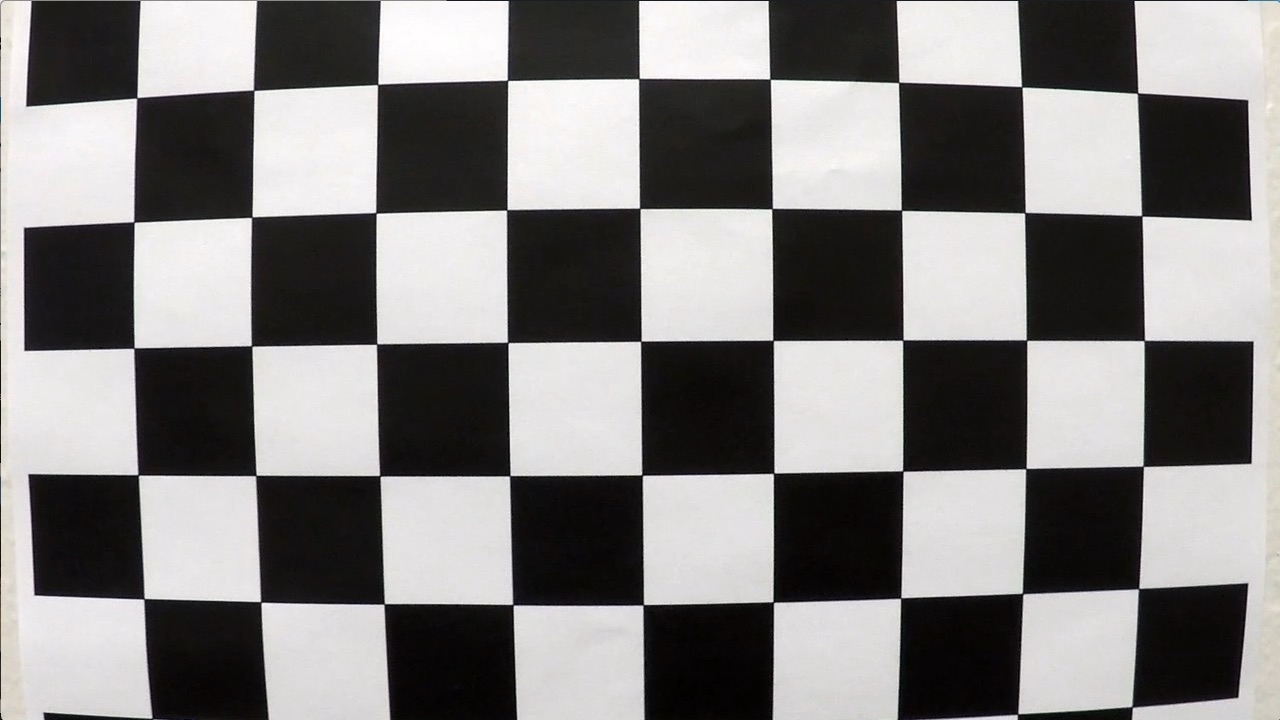
#> input picture camera_cal/calibration1.jpg, 1280 x 720 px
$ python advanced_lane_detection.py   (older library calls are emulated)
#> lines starting #> are read from the running program, lines starting #| are printed output that depends on the picture; after the words box and inside, x2 and y2 are one past the last pixel; in counts of white or black regions, pixels touching at a corner belong together

# coding: utf-8

# In[1]:


import numpy as np
import cv2
import matplotlib.pyplot as plt
import matplotlib.image as mpimg
import glob

#get_ipython().magic('matplotlib qt')


# In[2]:


# Calibrate the camera for the given horozontal and vertical grid points
# Look at all of the images in the given folder to calibrate the camera
# Returns:
#       - mtx, dist points used in cv2.calibrateCamera

def calibCamera(nX, nY, folderName):
    # prepare object points, like (0,0,0), (1,0,0), (2,0,0) ....,(6,5,0)
#> called with nX = 9, nY = 6, folderName = 'camera_cal'
    objp = np.zeros((nY*nX, 3), np.float32)
    objp[:, :2] = np.mgrid[0:nX, 0:nY].T.reshape(-1, 2)

    # Arrays to store object points and image points from all the images.
    objpoints = [] # 3d points in real world space
    imgpoints = [] # 2d points in image plane.

    # Make a list of calibration images
    images = glob.glob(folderName+'/calibration*.jpg')

    # Step through the list and search for chessboard corners
    for idx, fname in enumerate(images):
        img = cv2.imread(fname)
#> img is the input picture: shape (720, 1280, 3); mean B, G, R 127.8, 128.4, 130.1
        gray = cv2.cvtColor(img, cv2.COLOR_BGR2GRAY)

        # Find the chessboard corners
        ret, corners = cv2.findChessboardCorners(gray, (nX, nY), None)
#> ret = False; corners = None

        # If found, add object points, image points
        if ret == True:
            objpoints.append(objp)
            imgpoints.append(corners)

            # Draw and display the corners
            cv2.drawChessboardCorners(img, (nX, nY), corners, ret)
#> pass 2 of the loop in calibCamera, `for idx, fname in enumerate(images):`:
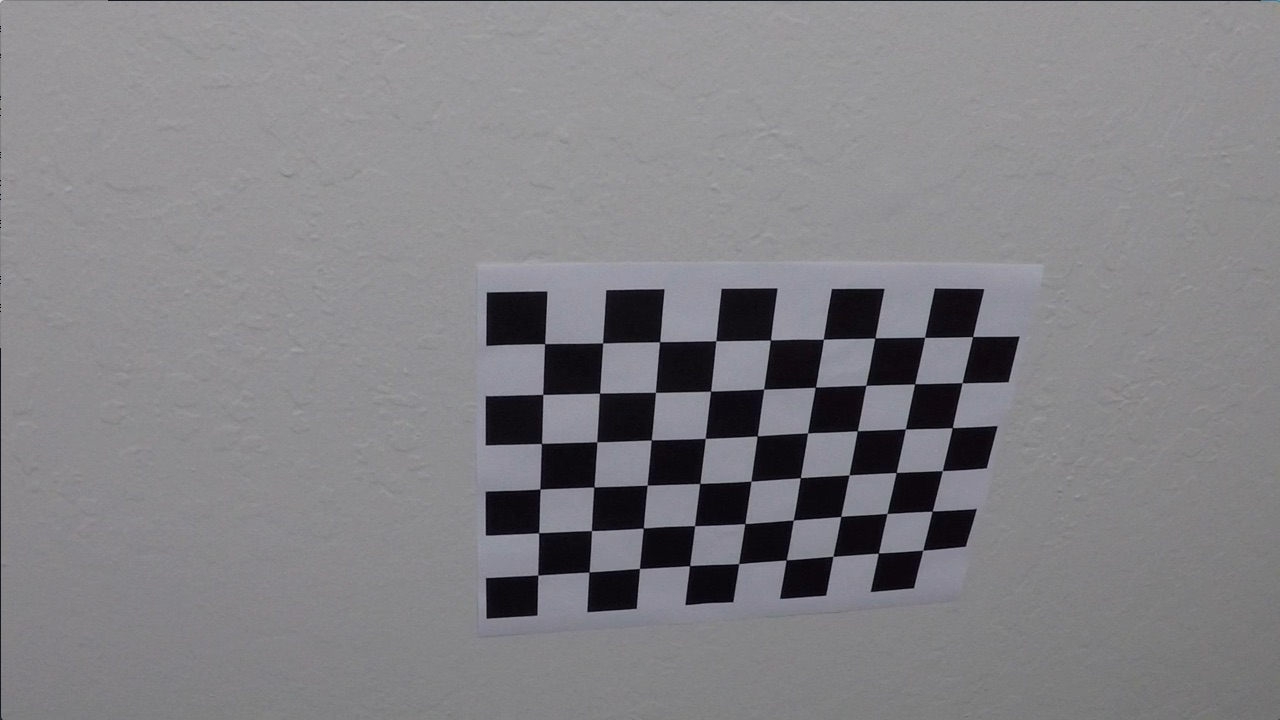
#> input picture camera_cal/calibration10.jpg, 1280 x 720 px
#> in calibCamera, img is the input picture: shape (720, 1280, 3); mean B, G, R 133.1, 129.4, 130.2
#> ret = True; corners = 54 rows, first 8: [545.3, 343.1], [602.7, 342.8], [660.1, 341.3], [715.8, 340.7], [770.6, 340], [823.5, 339.2], [874.3, 338.5], [925.1, 337.4]
#> in calibCamera, `cv2.drawChessboardCorners(img, (nX, nY), corners, ret)`:
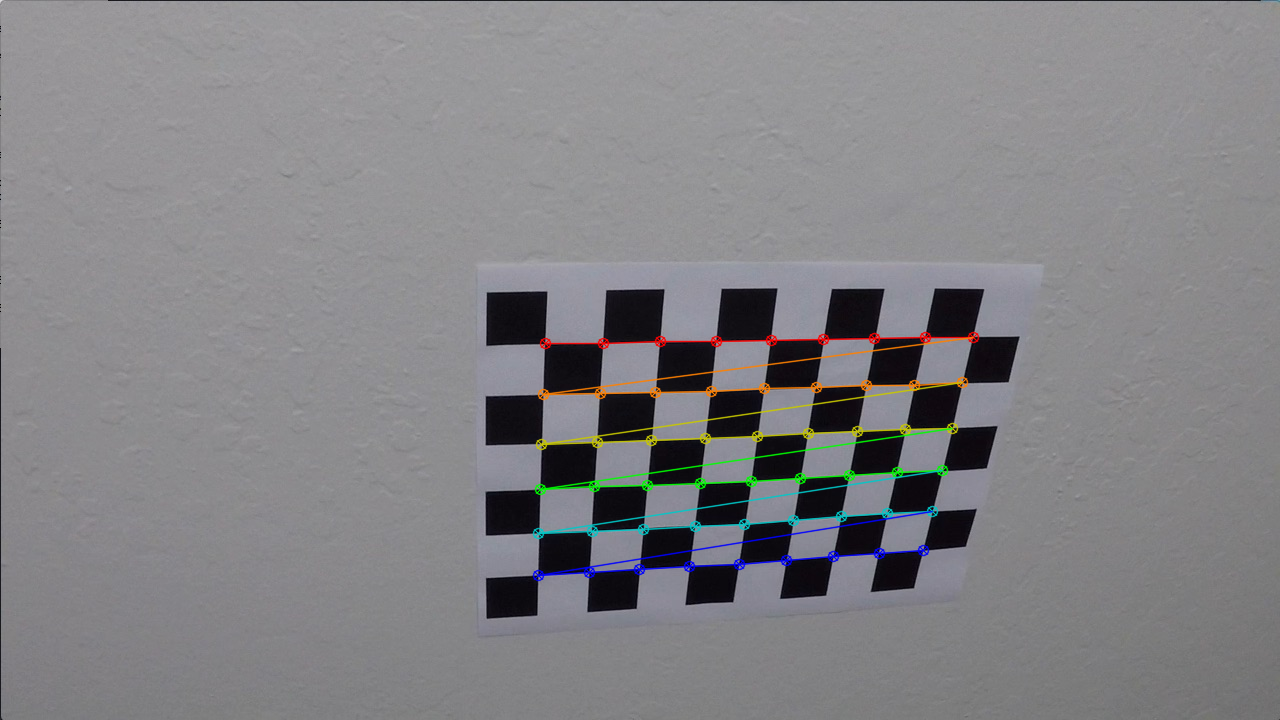
#> img: shape (720, 1280, 3); 1.91% of pixels changed, all inside (x1, y1, x2, y2) = (532, 331, 980, 582)
#> pass 3 of the loop in calibCamera, `for idx, fname in enumerate(images):`:
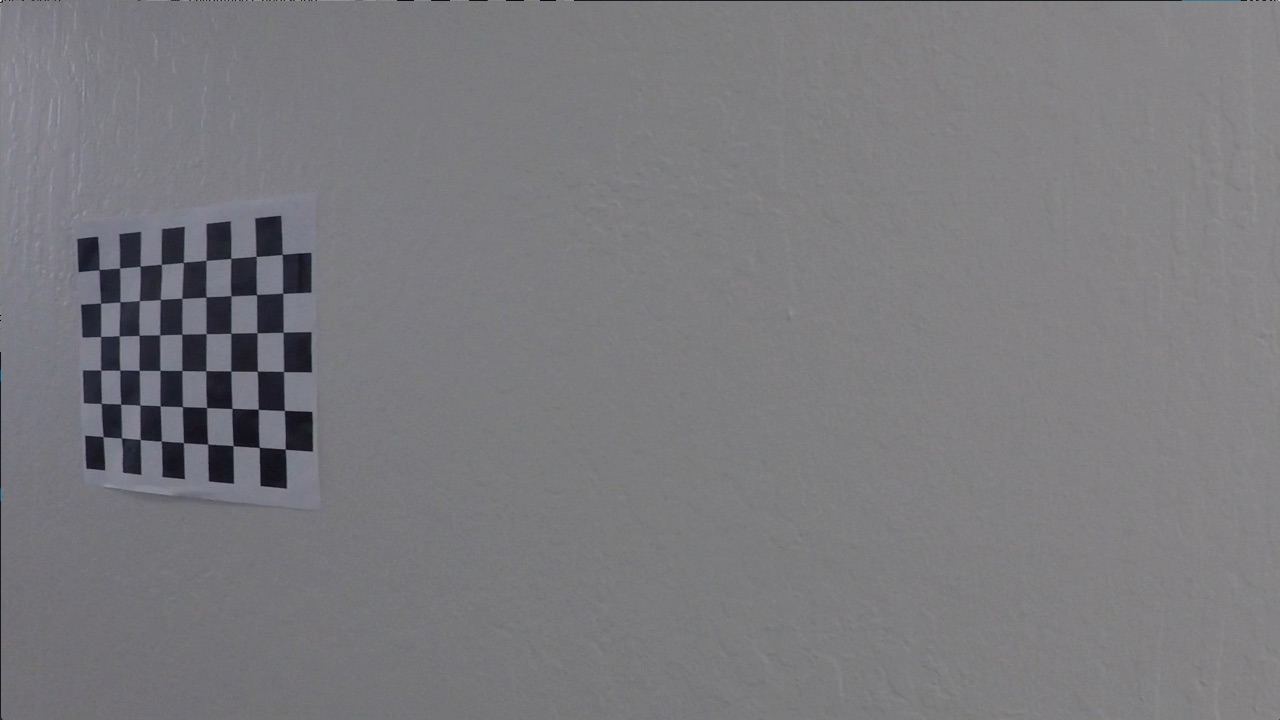
#> input picture camera_cal/calibration11.jpg, 1280 x 720 px
#> in calibCamera, img is the input picture: shape (720, 1280, 3); mean B, G, R 125.2, 121.7, 122.2
#> corners = 54 rows, first 8: [99.22, 269.6], [119.6, 268], [140.1, 266.1], [161.3, 264.5], [183.3, 262.5], [206.1, 260.3], [230.7, 258.2], [256.2, 256.3]
#> in calibCamera, `cv2.drawChessboardCorners(img, (nX, nY), corners, ret)`:
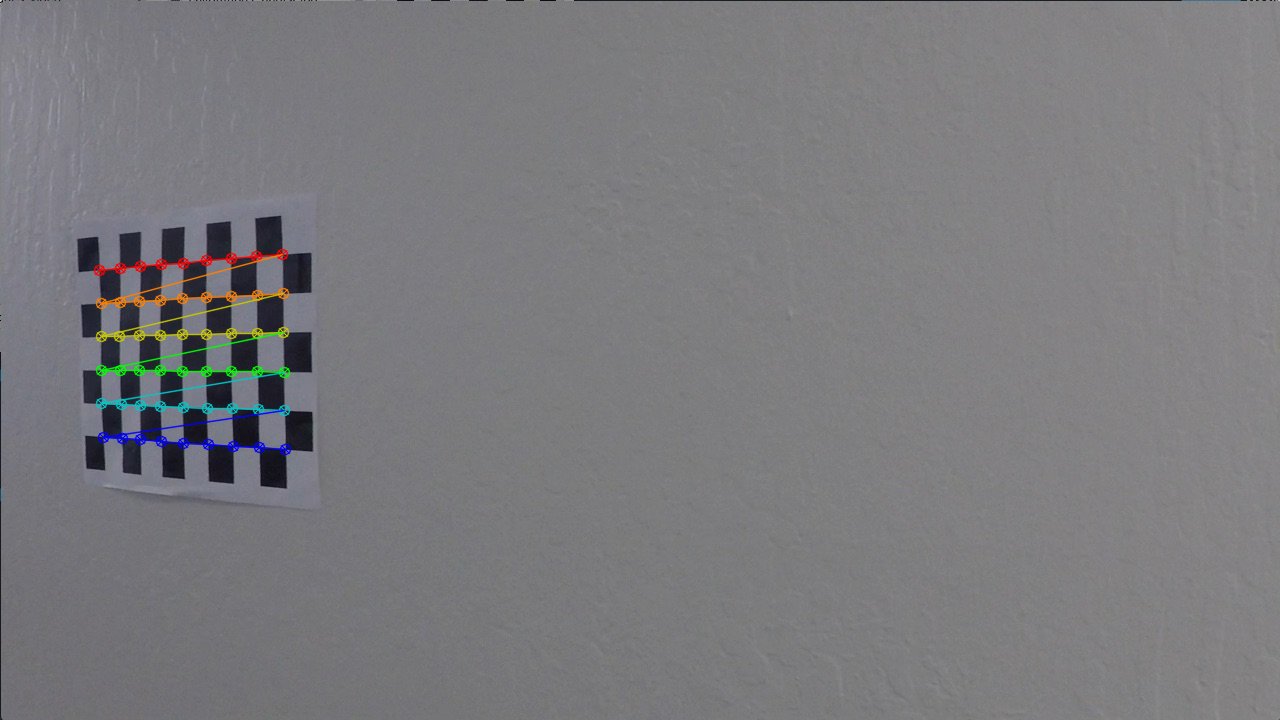
#> img: shape (720, 1280, 3); 1.11% of pixels changed, all inside (x1, y1, x2, y2) = (93, 248, 292, 456)
#> the loop made 4 passes; the first 3 are shown
            # [7 lines of commented-out code are left out]
    img = cv2.imread('camera_cal/calibration5.jpg')
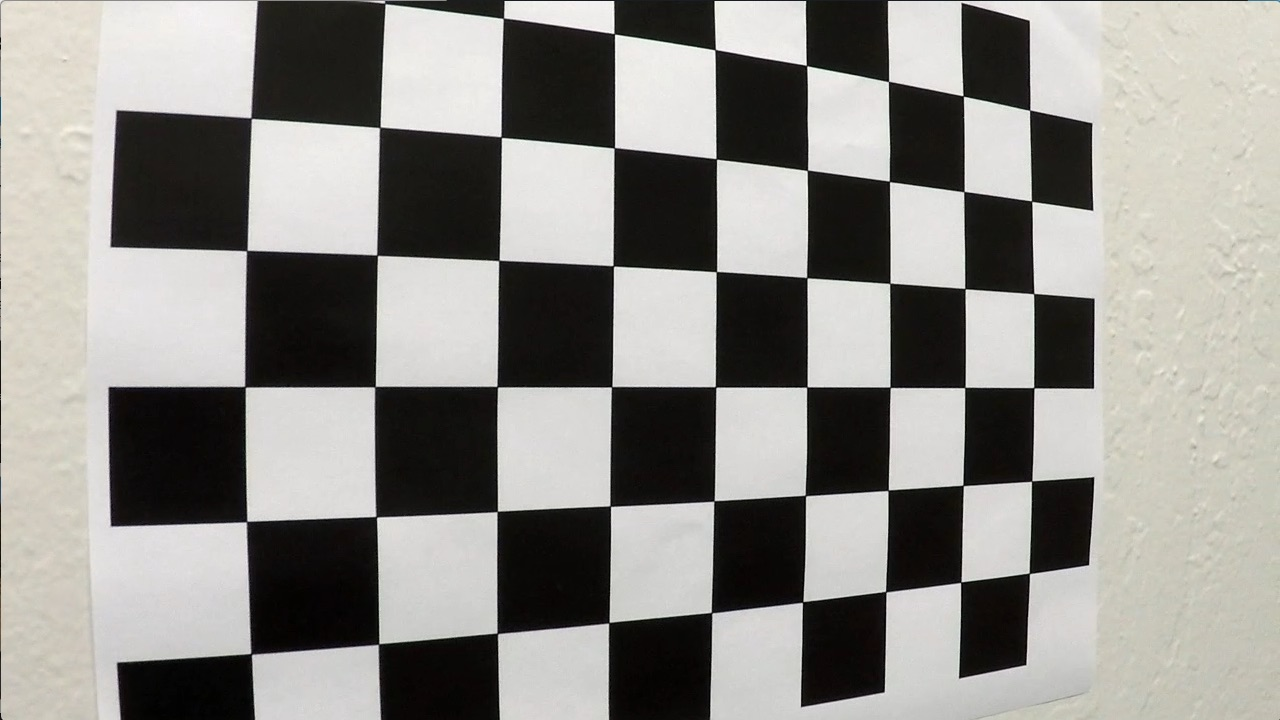
#> input picture camera_cal/calibration5.jpg, 1280 x 720 px
#> img is the input picture: shape (720, 1280, 3); mean B, G, R 137.3, 141.5, 143.1
    img_size = (img.shape[1], img.shape[0])
#> img_size = (1280, 720)

    # Do camera calibration given object points and image points
    ret, mtx, dist, rvecs, tvecs = cv2.calibrateCamera(objpoints, imgpoints, img_size, None, None)

    return mtx, dist


# #### Verify/validate the functions

# In[5]:


# Global variables
already_detected = False
nx = 9
ny = 6


# In[6]:


mtx, dist  = calibCamera(nx, ny, 'camera_cal')


# #### Functions

# In[9]:


# Function that takes an image, object points, and image points
# performs the camera calibration, image distortion correction and
# returns the undistorted image
# [427 lines left out: functions cal_undistort, corners_unwarp, abs_sobel_thresh, mag_thresh, dir_threshold, hls_threshold and 7 more, not called in this run]

# Define a class to receive the characteristics of each line detection
class Line():
    def __init__(self, max_list_count):
        # number of fitted line coefficents to store
        self.max_list_count = max_list_count
        # was the line detected in the last iteration?
        self.detected = False
        # values of the last n fits of the line
        self.recent_fitted = []
        #average x values of the fitted line over the last n iterations
        self.bestx = None
        #polynomial coefficients averaged over the last n iterations
        self.best_fit = None
        #polynomial coefficients for the most recent fit
        self.current_fit = [np.array([False])]
        #radius of curvature of the line in some units
        self.radius_of_curvature = None
        #distance in meters of vehicle center from the line
        self.line_base_pos = None
        #difference in fit coefficients between last and new fits
        self.diffs = np.array([0,0,0], dtype='float')
        #x values for detected line pixels
        self.allx = None
        #y values for detected line pixels
        self.ally = None

    def get_fit_coeff(self):
        return self.best_fit

    # [8 lines left out: function set_fit_coeff, not called in this run]


left_lane = Line(5)
right_lane = Line(5)
# def process_image(image)
# Stich together all the steps from above to
#     undistort the image
#     Apply the threshold (H, L, S and gradient) to find lanes
#     Get warped and unwarped images to draw lanes
#
# [44 lines left out: function process_image, not called in this run]

# def process_video(input_video, output_video)
# Import everything needed to edit/save/watch video clips


# Test for Lane detection within a video
already_detected = False

#process_video('challenge_video.mp4', 'output_c.mp4')


# #### Verify/validate the functions

# obj points (530,500) (764,500), (261,680), (1040,680)

# In[ ]:
